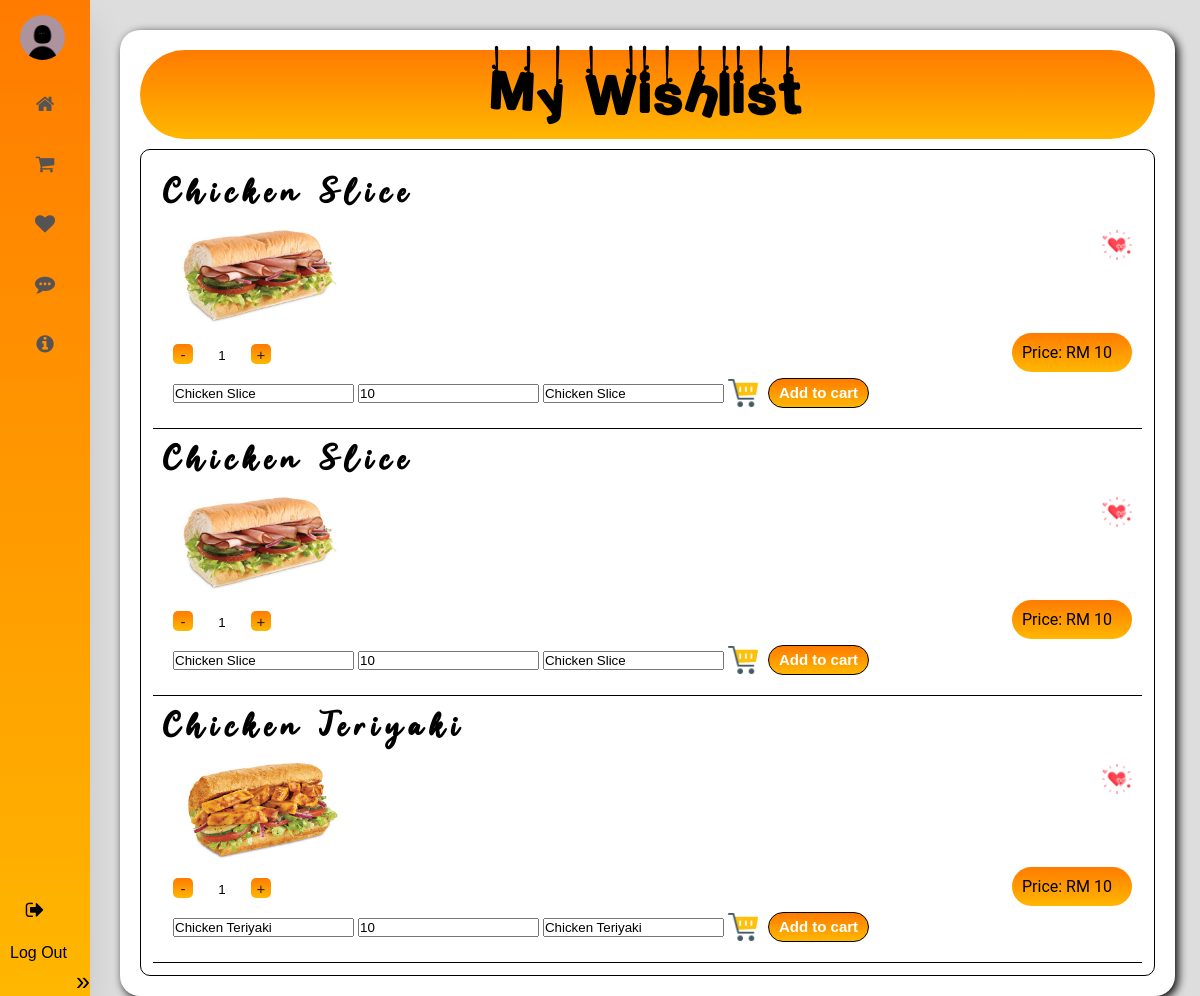
Page /wishlist.php?email=Lili@gmail.com on the committed database.
### tables this page shows
CREATE TABLE `user` (
  `No` int(100) NOT NULL,
  `Name` varchar(40) NOT NULL,
  `Date` date NOT NULL,
  `Role` varchar(40) NOT NULL,
  `Status` varchar(40) NOT NULL,
  `Email` varchar(40) NOT NULL COMMENT 'Email@gmail.com',
  `PhoneNumber` varchar(12) NOT NULL COMMENT '012-3456789',
  `Summary` text NOT NULL,
  `Password` varchar(100) NOT NULL,
  `Image` varchar(100) NOT NULL
);

CREATE TABLE `wishlist` (
  `id` int(11) NOT NULL,
  `itemname` varchar(100) NOT NULL,
  `itemimage` varchar(100) NOT NULL,
  `itemprice` float NOT NULL
);

### wishlist.php (the view, shortened to what this page needs)
<?php
    include 'config.php';
?>
<!DOCTYPE html>
<html lang="en">
<head>
    <link rel="stylesheet" href="https://cdnjs.cloudflare.com/ajax/libs/font-awesome/4.7.0/css/font-awesome.min.css">
</head>
<body>
    <?php include 'usersidebar.php'?>
    <div class="subway">
        <div class="Title">
            <h1>My Wishlist</h1>
        </div>
        <div class="wishlist">
        <div class="form">
        <?php
                $wishlist = "SELECT * FROM wishlist";
                $query = mysqli_query($conn,$wishlist);
                while($fetch = mysqli_fetch_assoc($query))
                {
                    ?>
                    <div class="formControl">
                                <div class="imgoffood">
                                    <p class="title">
                                        <form action="" method="POST">
                                        <span class="item"><?php echo $fetch['itemname']?></span>
                                            <div class="del">
                                            <a href="delwishlist.php?email=<?php echo $id?>&&id=<?php echo $fetch['id']?>"class="love1"><img class="love" src="<?php echo "images/love.png"?>" alt=""></a>
                                            </div>
                                        <img src="<?php echo $fetch['itemimage']?>" alt=""> </p>
                                        <div class="price">Price: <?php echo "RM ".$fetch['itemprice']?></div>
                                </div>
                                <div class="add">
                                    <div class="stepper-input">
                                        <button class="minus-btn">-</button>
                                        <input id="range" name="range" type="text" min="1" max="5" value="1">
                                        <button class="plus-btn">+</button>
                                    </div>
                                    <input type="text" name="foodname" value="<?php echo $fetch['itemname']?>">
                                    <input type="text" name="foodprice" value="<?php echo $fetch['itemprice']?>">
                                    <input type="text" name="food" value="<?php echo $fetch['itemname']?>">
                                    <div class="cart">
                                        <img src="images/shoppingcart.png" alt=""><button type="submit" name="submit">Add to cart </button>
                                    </div>
                                </div>
                            </div>
                    <?php
                }
        ?>
    </div>
        </div>
    </div>
</body>
</html>

### usersidebar.php (shortened to what this page needs)
<link rel="stylesheet" href="https://maxst.icons8.com/vue-static/landings/line-awesome/line-awesome/1.3.0/css/line-awesome.min.css">
<link rel="stylesheet" href="https://cdnjs.cloudflare.com/ajax/libs/font-awesome/4.7.0/css/font-awesome.min.css">
<body>
<?php
        $id =$_GET['email'];
        $host = "SELECT * FROM `user` where Email = '$id'";
        $query = mysqli_query($conn,$host);
        $host_image = mysqli_fetch_assoc($query);
?>
<div class="container">
<div class="sidebar">
        <nav>
            <ul>
                <li>
                    <a class="logo" href="updatemanageuser.php?email=<?php echo $host_image['Email']?>">
                        <?php echo '<img src='."images/".$host_image['Image'].' >'?>
                        <span class="nav-item"><?php echo $host_image['Name']?></span>
                    </a>
                </li>
                <li>
                    <a href="Homepage.php?email=<?php echo $host_image['Email']?>">
                        <i class="fa fa-home"></i>
                    </a>
                </li>
                <li>
                    <a href="order.php?email=<?php echo $host_image['Email']?>">
                        <i class="fa fa-shopping-cart"></i>
                    </a>
                </li>
                <li>
                    <a href="wishlist.php?email=<?php echo $host_image['Email']?>">
                        <i class="fa fa-heart"></i><span class="nav-item">Wishlist</span>
                    </a>
                </li>
                <li>
                    <a href="About_us.php?email=<?php echo $host_image['Email']?>">
                        <i class="fa fa-commenting"></i><span class="nav-item">About Us</span>
                    </a>
                </li>
                <li>
                    <a href="User_profile.php?email=<?php echo $host_image['Email']?>">
                        <i class="fa fa-info-circle"></i><span class="nav-item">Profile</span>
                    </a>
                </li>
                <li class="logout"><i name="fa"class="fa fa-sign-out"></i><span class="nav-item">Log Out</span><span class="expand">»</span></a>
                </li>
            </ul>
        </nav>
        </div>
</body>

### wishlist.php (style rules this page uses)
* { padding: 0; margin: 0; box-sizing: border-box; }
body { background: #DDDDDD; margin-left: 120px; margin-right: 25px; margin-top: 30px; font-family: "Roboto",sans-serif; }
.add { padding: 10px; }
.subway { padding: 10px; background-color: white; border-radius: 20px; box-shadow: 3px 3px 10px black; }
.subway a { float: right; font-size: 20px; }
.imgoffood img { margin: auto; }
.wishlist { padding: 12px; margin: 10px; border: 1px solid black; border-radius: 10px; }
.Title h1 { text-align: center; background: linear-gradient(#ff7b00,#ffb700); padding: 10px; margin: 10px; border-radius: 1000px; font-family: Hanged_Letters; font-size: 60px; letter-spacing: 5px; }
.item { font-weight: bold; font-size: 30px; font-family: Guardian_Snowing_Demo; letter-spacing: 7px; }
.imgoffood .title { font-weight: bold; font-size: 30px; font-family: Guardian_Snowing_Demo; letter-spacing: 7px; }
.stepper-input input { width: 50px; height: 25px; border: none; text-align: center; }
.stepper-input button { font-size: 15px; text-align: center; width: 20px; height: 20px; cursor: pointer; border: none; transition: all 300ms ease-in-out; overflow: hidden; border-radius: 5px; background: linear-gradient(#ff7b00,#ffb700); color: #222; }
.imgoffood img { width: 20%; }
.cart { display: inline-block; margin-top: 10px; }
.cart button { background: linear-gradient(#ff7b00,#ffb700); height: 30px; border: 1px solid black; border-radius: 20px; padding-left: 10px; padding-right: 10px; color: white; font-weight: bold; font-size: 15px; }
.imgoffood .love { width: 30px; }
.cart img { width: 30px; float: left; margin-right: 10px; }
.formControl { padding: 10px; border-bottom: 1px solid black; }
.sidebar { outline: none; border: none; text-decoration: none; font-family: "Poppins", sans-serif; }
nav { position: fixed; top: 0; bottom: 0; height: 100%; left:0; background: linear-gradient(#ff7b00,#ffb700); width: 90px; overflow:hidden; transition: width 0.2s linear; box-shadow: 0 20px 35px rgba(0, 0, 0, 0.1); }
.logo { text-align: center; display: flex; transition: all 0.5s ease; margin: 10px 0 0 10px; }
.logo img { width: 45px; height: 45px; border-radius: 50%; }
.logo span { font-weight: bold; padding-left: 16px; font-size: 18px; text-transform: uppercase; }
a { color: rgb(85,83,83); font-size: 14px; display: table; width: 260px; padding: 5px; padding-left: 10px; margin-top: 10px; text-decoration: none; }
.sidebar { top: 0; left: 0; }
.sidebar .fa { position: relative; width: 70px; height: 40px; top: 14px; font-size: 20px; text-align: center; }
.nav-item { position: relative; top: 12px; margin-left: 10px; }
.logout { position: absolute; bottom: 0; }
.price { border-radius: 20px; background: linear-gradient(#ff7b00,#ffb700); width: 120px; margin-left: 8px; padding: 10px; float: right; }
.del a { vertical-align: top; display: inline-block; padding: 0; width: 30px; }

### usersidebar.php (style rules this page uses)
.sidebar { outline: none; border: none; text-decoration: none; font-family: "Poppins", sans-serif; }
body { background: #DDDDDD; margin-left: 120px; margin-right: 25px; margin-top: 30px; }
nav { position: fixed; top: 0; bottom: 0; height: 100%; left:0; background: linear-gradient(#ff7b00,#ffb700); width: 90px; overflow:hidden; transition: width 0.2s linear; box-shadow: 0 20px 35px rgba(0, 0, 0, 0.1); }
.logo { width: 200px; text-align: center; display: flex; transition: all 0.5s ease; margin: 10px 0 0 10px; }
.logo img { width: 45px; height: 45px; border-radius: 50%; }
.logo span { font-weight: bold; padding-left: 15px; font-size: 18px; text-transform: uppercase; }
a { color: rgb(85,83,83); font-size: 14px; display: table; width: 260px; padding: 5px; padding-left: 10px; margin-top: 10px; text-decoration: none; }
.sidebar { top: 0; left: 0; }
.sidebar .fa { position: relative; width: 70px; height: 40px; top: 14px; font-size: 20px; text-align: center; }
.nav-item { position: relative; top: 12px; margin-left: 10px; }
.logout { position: absolute; bottom: 0; float: left; line-height: 30px; }
ul { list-style: none; margin: 0; padding: 0px; min-width:10em; }
.expand { font-size:25px; float:right; margin-top:10px; margin-left:20px; }
* { box-sizing: border-box; margin: 0; padding: 0; }

### rows in the picture
user: Image (placeholder picture)
wishlist: itemname "Chicken Slice", itemimage (picture), itemprice "10", foodname "Chicken Slice", foodprice "10", food "Chicken Slice"
wishlist: itemname "Chicken Slice", itemimage (picture), itemprice "10", foodname "Chicken Slice", foodprice "10", food "Chicken Slice"
wishlist: itemname "Chicken Teriyaki", itemimage (picture), itemprice "10", foodname "Chicken Teriyaki", foodprice "10", food "Chicken Teriyaki"
